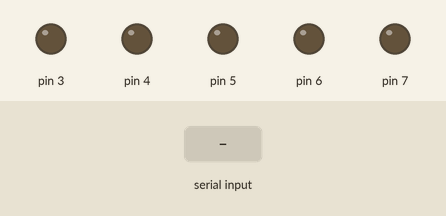
Recording of a sketch running on a simulated Arduino Uno, built with avr-gcc and run on an emulated ATmega328P. Parts: output pins drawn as LEDs (lit = HIGH). The test bench sets the inputs (shaded band).

Above: at 1.2 s.
1.3 s: "1" received over Serial
At 2.5 s:
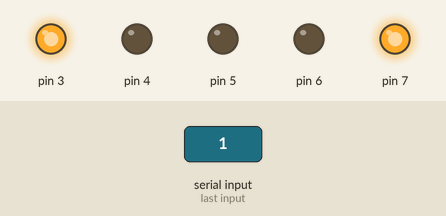
2.8 s: "2" received over Serial
At 3.8 s:
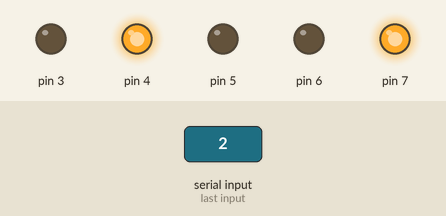
4.3 s: "3" received over Serial
At 5.0 s:
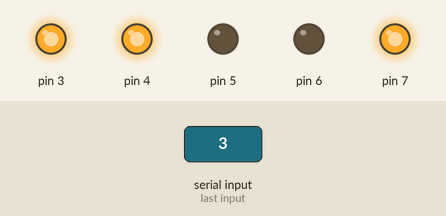
5.8 s: "4" received over Serial
At 6.1 s:
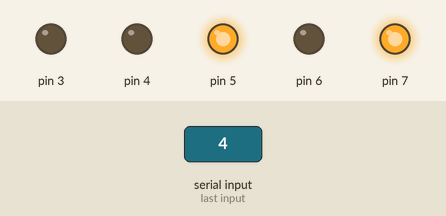
7.3 s: "5" received over Serial
At 8.5 s:
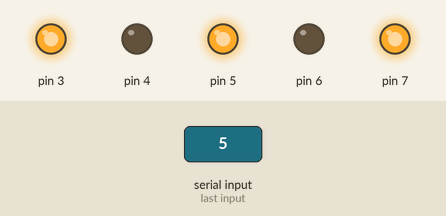
8.8 s: "6" received over Serial
At 9.6 s:
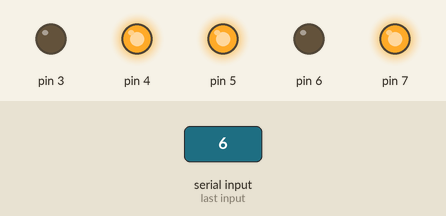
Timing chart, 0 to 11.3 s (numbered marks = the images above; inputs shaded):
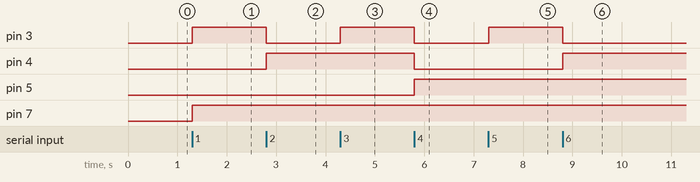

Measured:
- after the input at 1.3 s, pin 3, pin 7: LOW → HIGH at once
- after the input at 2.8 s, pin 3: HIGH → LOW at once; pin 4: LOW → HIGH at once
- after the input at 4.3 s, pin 3: LOW → HIGH at once
- after the input at 5.8 s, pin 3, pin 4: HIGH → LOW at once; pin 5: LOW → HIGH at once
- after the input at 7.3 s, pin 3: LOW → HIGH at once
- after the input at 8.8 s, pin 3: HIGH → LOW at once; pin 4: LOW → HIGH at once

The sketch:

sketch_jul06a.ino
```cpp
int income = 0;
void setup()
{
  pinMode(3, OUTPUT);
  pinMode(4, OUTPUT);
  pinMode(5, OUTPUT);
  pinMode(6, OUTPUT);
  pinMode(7, OUTPUT);
  Serial.begin(9600);
}
void numb1(){
  digitalWrite(3, HIGH);
  digitalWrite(4, LOW);
  digitalWrite(5, LOW);
  digitalWrite(6, LOW);
  digitalWrite(7, LOW);
  digitalWrite(7,HIGH);
}
void loop()
{
  if (Serial.available()>0)
  {
    income  = Serial.read();
    if (income == '1')
    {
      numb1();
    }
    if (income == '2')
    {
      digitalWrite(7,LOW);
      digitalWrite(3,LOW);
      digitalWrite(5,LOW);
      digitalWrite(6,LOW);
      digitalWrite(4,HIGH);
      digitalWrite(7,HIGH);
    }
    if (income == '3')
    {
      digitalWrite(7,LOW);
      digitalWrite(6,LOW);
      digitalWrite(5,LOW);
      digitalWrite(3,HIGH);
      digitalWrite(4,HIGH);
      digitalWrite(7,HIGH);
    }
    if (income == '4')
    {
      digitalWrite(7,LOW);
      digitalWrite(3,LOW);
      digitalWrite(4,LOW);
      digitalWrite(5,HIGH);
      digitalWrite(6,LOW);
      digitalWrite(7,HIGH);
    }
    if (income == '5')
    {
      digitalWrite(7,LOW);
      digitalWrite(3,HIGH);
      digitalWrite(4,LOW);
      digitalWrite(5,HIGH);
      digitalWrite(6,LOW);
      digitalWrite(7,HIGH);
    }
    if (income == '6')
    {
      digitalWrite(7,LOW);
      digitalWrite(3,LOW);
      digitalWrite(4,HIGH);
      digitalWrite(5,HIGH);
      digitalWrite(6,LOW);
      digitalWrite(7,HIGH);
    }
    if (income == '7')
    {
      digitalWrite(7,LOW);
      digitalWrite(3,HIGH);
      digitalWrite(4,HIGH);
      digitalWrite(5,HIGH);
      digitalWrite(6,LOW);
      digitalWrite(7,HIGH);
    }
    if (income == '8')
    {
      digitalWrite(7,LOW);
      digitalWrite(3,LOW);
      digitalWrite(4,LOW);
      digitalWrite(5,LOW);
      digitalWrite(6,HIGH);
      digitalWrite(7,HIGH);
    }
    if (income == '9')
    {
      digitalWrite(7,LOW);
      digitalWrite(3,HIGH);
      digitalWrite(4,LOW);
      digitalWrite(5,LOW);
      digitalWrite(6,HIGH);
      digitalWrite(7,HIGH);
    }
    if (income == '0')
    {
      digitalWrite(7,LOW);
      digitalWrite(3,LOW);
      digitalWrite(4,LOW);
      digitalWrite(5,LOW);
      digitalWrite(6,LOW);
      digitalWrite(7,HIGH);
    }
  }

}
```

MorseCode.cpp
```cpp
#include <Arduino.h>
#include "MorseCode.h"
MorseCode::MorseCode(int _pin)
{
    pinMode(_pin, OUTPUT);
    _codePin = _pin;
}
void MorseCode::dot()
{
    digitalWrite(_codePin, HIGH);
    delay(250);
    digitalWrite(_codePin, LOW);
    delay(250);
}
void MorseCode::dash()
{
    digitalWrite(_codePin, HIGH);
    delay(1000);
    digitalWrite(_codePin, LOW);
    delay(250);
}
void MorseCode::transfor(char _code)
{
    switch (_code) {
        case 'A':
        case 'a':
            dot();
            dash();
            break;
        case 'B':
        case 'b':
            dash();
            dot();
            dot();
            dot();
            break;
        case 'C':
        case 'c':
        	dash();
        	dot();
        	dash();
        	dot();
        	break;
    	case 'D':
    	case 'd':
    		dash();
    		dot();
    		dot();
    		break;
    	case 'E':
    	case 'e':
    		dot();
    		break;
    	case 'F':
    	case 'f':
    		dot();
    		dot();
    		dash();
    		dot();
    		break;
    	case 'G':
    	case 'g':
    		dash();
    		dash();
    		dot();
    		break;
    	case 'H':
    	case 'h':
    		dot();
    		dot();
    		dot();
    		dot();
    		break;
    	case 'I':
    	case 'i':
    		dot();
    		dot();
    		break;
    	case 'J':
    	case 'j':
    		dot();
    		dash();
    		dash();
    		dash();
    		break;
    	case 'K':
    	case 'k':
    		dash();
    		dot();
    		dash();
    		break;
    	case 'L':
    	case 'l':
    		dot();
    		dash();
    		dot();
    		dot();
    		break;
    	case 'M':
    	case 'm':
    		dash();
    		dash();
    		break;
    	case 'N':
    	case 'n':
    		dash();
    		dot();
    		break;
    	case 'O':
    	case 'o':
    		dash();
    		dash();
    		dash();
    		break;
    	case 'P':
    	case 'p':
    		dot();
    		dash();
    		dash();
    		dot();
    		break;
    	case 'Q':
    	case 'q':
    		dash();
    		dash();
    		dot();
    		dash();
    		break;
    	case 'R':
    	case 'r':
    		dot();
    		dash();
    		dot();
    		break;
        case 'S':
        case 's':
            dot();
            dot();
            dot();
            break;
        case 'T':
        case 't':
        	dash();
        	break;
        case 'U':
        case 'u':
        	dot();
        	dot();
        	dash();
        	break;
        case 'V':
        case 'v':
        	dot();
        	dot();
        	dot();
        	dash();
        	break;
        case 'W':
        case 'w':
        	dot();
        	dash();
        	dash();
        	break;
        case 'X':
        case 'x':
        	dash();
        	dot();
        	dot();
        	dash();
        	break;
        case 'Y':
        case 'y':
        	dash();
        	dot();
        	dash();
        	dash();
        	break;
        case 'Z':
        case 'z':
        	dash();
        	dash();
        	dot();
        	dot();
        	break;
        default:
            break;
    }
}
```

MorseCode.h
```cpp
#ifndef ____MorseCode__
#define ____MorseCode__
class MorseCode
{
private:
    int _codePin;
public:
    MorseCode(int _pin);
    void dot();
    void dash();
    void transfor(char _code);
};

#endif /* defined(____MorseCode__) */
```
